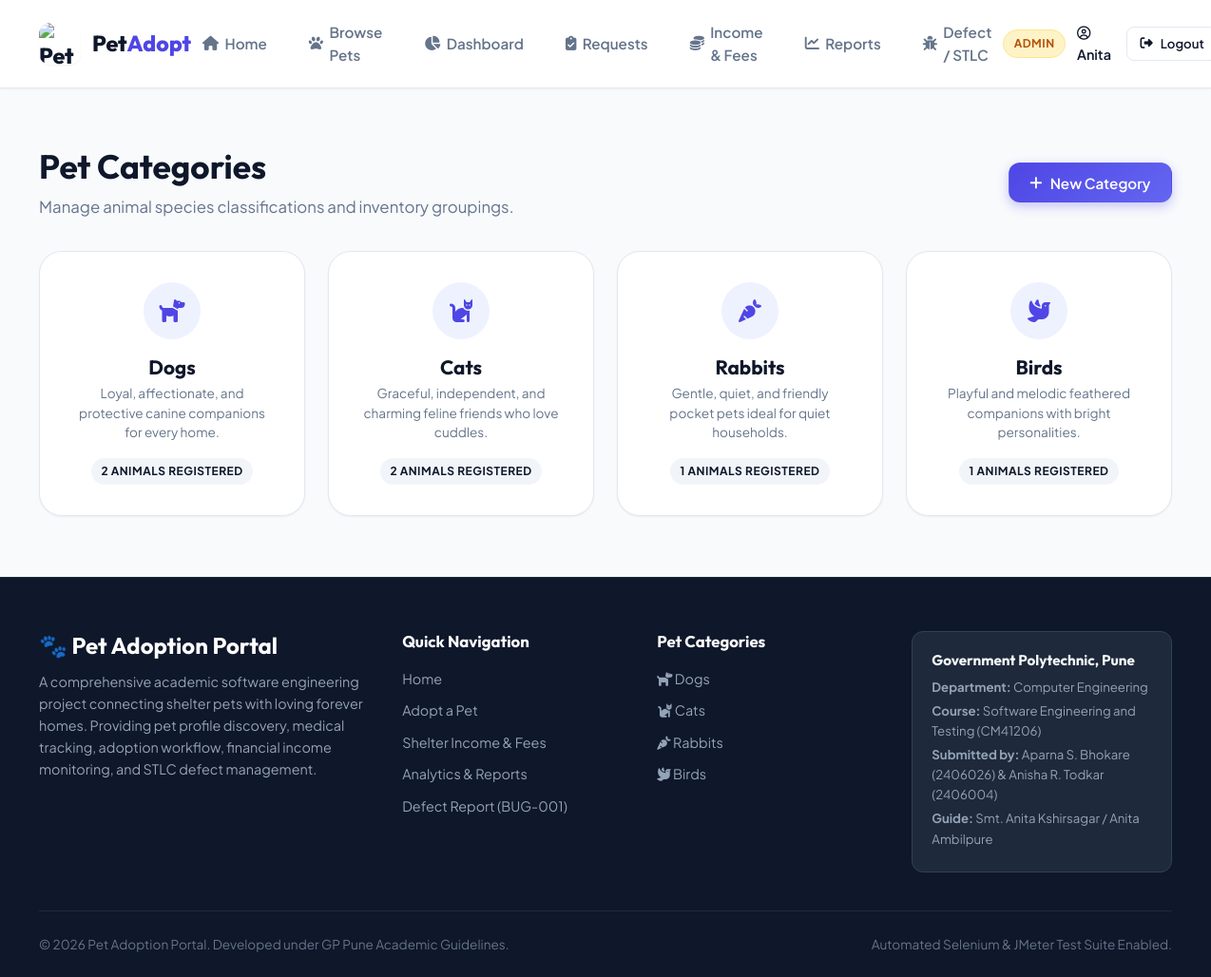
The app's page /admin/categories (signed in) with its own data.
### tables this page shows
CREATE TABLE pet_categories (
        category_id INTEGER PRIMARY KEY AUTOINCREMENT,
        name TEXT UNIQUE NOT NULL,
        description TEXT,
        icon TEXT
    );

### app.py (the view, shortened to what this page needs)
@app.route('/admin/categories', methods=['GET', 'POST'])
@staff_or_admin_required
def manage_categories():
    conn = database.get_db()
    cursor = conn.cursor()
    cursor.execute('''
        SELECT c.*, COUNT(p.pet_id) as pet_count
        FROM pet_categories c
        LEFT JOIN pets p ON c.category_id = p.category_id
        GROUP BY c.category_id
    ''')
    categories = cursor.fetchall()
    conn.close()
    return render_template('categories.html', categories=categories)

### app.py (called while the page is built)
def staff_or_admin_required(f):
    @wraps(f)
    def decorated_function(*args, **kwargs):
        if 'user_id' not in session:
            flash('Please log in to access this page.', 'warning')
            return redirect(url_for('login', next=request.url))
        if session.get('role') not in ['admin', 'staff']:
            flash('Access restricted to staff or administrators.', 'danger')
            return redirect(url_for('dashboard'))
        return f(*args, **kwargs)
    return decorated_function

@app.context_processor
def inject_global_data():
    conn = database.get_db()
    cursor = conn.cursor()
    cursor.execute("SELECT * FROM pet_categories")
    categories = cursor.fetchall()
    conn.close()
    return {
        'nav_categories': categories,
        'current_year': datetime.now().year,
        'session_user': session.get('name'),
        'session_role': session.get('role')
    }

### database.py (called while the page is built)
def get_db():
    conn = sqlite3.connect(DB_PATH)
    conn.row_factory = sqlite3.Row
    conn.execute("PRAGMA foreign_keys = ON")
    return conn

### templates/categories.html (shortened to what this page needs)
{% extends 'base.html' %}
{% block content %}
<div class="container" style="padding-top: 2.5rem; padding-bottom: 4rem;">
    <div style="display: flex; align-items: center; justify-content: space-between; margin-bottom: 2rem;">
        <div>
            <h1 style="font-size: 2.2rem; margin-bottom: 0.5rem;">Pet Categories</h1>
            <p style="color: var(--text-muted); font-size: 1.05rem;">Manage animal species classifications and inventory groupings.</p>
        </div>
        <button type="button" class="btn btn-primary" onclick="openModal('add-cat-modal')">
            <i class="fas fa-plus"></i> New Category
        </button>
    </div>
    <div class="grid grid-cols-4">
        {% for cat in categories %}
            <div class="card" style="border-radius: var(--radius-xl); padding: 2rem; text-align: center;">
                <div style="width: 60px; height: 60px; background: var(--primary-subtle); color: var(--primary); border-radius: 50%; display: flex; align-items: center; justify-content: center; margin: 0 auto 1rem; font-size: 1.5rem;">
                    <i class="fas {{ cat.icon }}"></i>
                </div>
                <h3 style="font-size: 1.3rem; margin-bottom: 0.35rem;">{{ cat.name }}</h3>
                <p style="font-size: 0.85rem; color: var(--text-muted); margin-bottom: 1rem; line-height: 1.5;">{{ cat.description }}</p>
                <div class="role-badge" style="background: var(--bg-surface); color: var(--text-main);">
                    {{ cat.pet_count }} Animals Registered
                </div>
            </div>
        {% endfor %}
    </div>
</div>
{% endblock %}

### templates/base.html (shortened to what this page needs)
<!DOCTYPE html>
<html lang="en">
<head>
    <link rel="stylesheet" href="https://cdnjs.cloudflare.com/ajax/libs/font-awesome/6.5.1/css/all.min.css">
    <link rel="stylesheet" href="{{ url_for('static', filename='css/style.css') }}">
</head>
<body>
    <header class="navbar">
        <div class="nav-container">
            <a href="{{ url_for('index') }}" class="brand" id="nav-brand">
                <img src="{{ url_for('static', filename='images/logo.jpg') }}" alt="Pet Adoption Portal Logo">
                <span>Pet<span class="highlight">Adopt</span></span>
            </a>
            <nav>
                <ul class="nav-links">
                    <li><a href="{{ url_for('index') }}" class="nav-link {% if request.endpoint == 'index' %}active{% endif %}"><i class="fas fa-home"></i> Home</a></li>
                    <li><a href="{{ url_for('pets') }}" class="nav-link {% if request.endpoint == 'pets' %}active{% endif %}"><i class="fas fa-paw"></i> Browse Pets</a></li>
                    {% if session_user %}
                        {% if session_role in ['admin', 'staff'] %}
                            <li><a href="{{ url_for('dashboard') }}" class="nav-link {% if request.endpoint == 'dashboard' %}active{% endif %}"><i class="fas fa-chart-pie"></i> Dashboard</a></li>
                            <li><a href="{{ url_for('manage_requests') }}" class="nav-link {% if request.endpoint == 'manage_requests' %}active{% endif %}"><i class="fas fa-clipboard-check"></i> Requests</a></li>
                        {% else %}
                            <li><a href="{{ url_for('my_requests') }}" class="nav-link {% if request.endpoint == 'my_requests' %}active{% endif %}"><i class="fas fa-heart"></i> My Requests</a></li>
                        {% endif %}
                        <li><a href="{{ url_for('income') }}" class="nav-link {% if request.endpoint == 'income' %}active{% endif %}"><i class="fas fa-coins"></i> Income & Fees</a></li>
                        <li><a href="{{ url_for('reports') }}" class="nav-link {% if request.endpoint == 'reports' %}active{% endif %}"><i class="fas fa-chart-line"></i> Reports</a></li>
                    {% else %}
                        <li><a href="{{ url_for('income') }}" class="nav-link {% if request.endpoint == 'income' %}active{% endif %}"><i class="fas fa-coins"></i> Financials</a></li>
                    {% endif %}
                    <li><a href="{{ url_for('defect_report') }}" class="nav-link {% if request.endpoint == 'defect_report' %}active{% endif %}"><i class="fas fa-bug"></i> Defect / STLC</a></li>
                </ul>
            </nav>
            <div class="nav-auth">
                {% if session_user %}
                    <span class="role-badge {{ session_role }}">{{ session_role }}</span>
                    <span style="font-weight: 600; font-size: 0.9rem; color: var(--text-main); margin-right: 0.25rem;">
                        <i class="far fa-user-circle"></i> {{ session_user.split(' ')[0] }}
                    </span>
                    <a href="{{ url_for('logout') }}" id="logout-btn" class="btn btn-outline btn-sm"><i class="fas fa-sign-out-alt"></i> Logout</a>
                {% else %}
                    <a href="{{ url_for('login') }}" id="nav-login-btn" class="btn btn-outline btn-sm"><i class="fas fa-sign-in-alt"></i> Login</a>
                    <a href="{{ url_for('register') }}" id="nav-register-btn" class="btn btn-primary btn-sm"><i class="fas fa-user-plus"></i> Register</a>
                {% endif %}
            </div>
        </div>
    </header>
    <main style="flex: 1;">
        {% block content %}{% endblock %}
    </main>
    <footer class="footer">
        <div class="container">
            <div class="footer-grid">
                <div class="footer-brand">
                    <h3>🐾 Pet Adoption Portal</h3>
                    <p>A comprehensive academic software engineering project connecting shelter pets with loving forever homes. Providing pet profile discovery, medical tracking, adoption workflow, financial income monitoring, and STLC defect management.</p>
                </div>
                <div class="footer-col">
                    <h4>Quick Navigation</h4>
                    <ul class="footer-links">
                        <li><a href="{{ url_for('index') }}">Home</a></li>
                        <li><a href="{{ url_for('pets') }}">Adopt a Pet</a></li>
                        <li><a href="{{ url_for('income') }}">Shelter Income & Fees</a></li>
                        <li><a href="{{ url_for('reports') }}">Analytics & Reports</a></li>
                        <li><a href="{{ url_for('defect_report') }}">Defect Report (BUG-001)</a></li>
                    </ul>
                </div>
                <div class="footer-col">
                    <h4>Pet Categories</h4>
                    <ul class="footer-links">
                        {% for cat in nav_categories %}
                            <li><a href="{{ url_for('pets', category=cat.category_id) }}"><i class="fas {{ cat.icon }}"></i> {{ cat.name }}</a></li>
                        {% endfor %}
                    </ul>
                </div>
                <div class="footer-col">
                    <div class="footer-academic-card">
                        <h5>Government Polytechnic, Pune</h5>
                        <p><strong>Department:</strong> Computer Engineering</p>
                        <p><strong>Course:</strong> Software Engineering and Testing (CM41206)</p>
                        <p><strong>Submitted by:</strong> Aparna S. Bhokare (2406026) & Anisha R. Todkar (2406004)</p>
                        <p><strong>Guide:</strong> Smt. Anita Kshirsagar / Anita Ambilpure</p>
                    </div>
                </div>
            </div>
            <div class="footer-bottom">
                <div>&copy; {{ current_year }} Pet Adoption Portal. Developed under GP Pune Academic Guidelines.</div>
                <div>Automated Selenium & JMeter Test Suite Enabled.</div>
            </div>
        </div>
    </footer>
</body>
</html>

### records on screen
pet_categories: name "Dogs", description "Loyal, affectionate, and protective canine companions for every home.", pet_count "2"
pet_categories: name "Cats", description "Graceful, independent, and charming feline friends who love cuddles.", pet_count "2"
pet_categories: name "Rabbits", description "Gentle, quiet, and friendly pocket pets ideal for quiet households.", pet_count "1"
pet_categories: name "Birds", description "Playful and melodic feathered companions with bright personalities.", pet_count "1"

### other values on screen
{{ session_role }} "ADMIN"
{{ session_user.split(' ')[0] }} "Anita"
